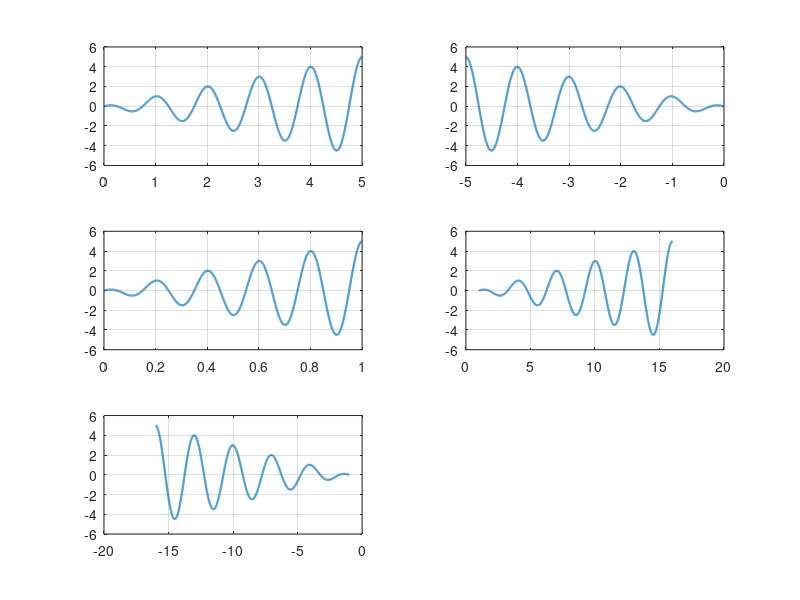

Recreate this plot in MATLAB.
t = 0:0.001:5;  
x_t = t .* cos(2*pi*t); 
subplot(3,2,1); 
plot(t, x_t, 'LineWidth', 1.5); 
grid on; 
subplot(3,2,2); 
plot(-t, x_t, 'LineWidth', 1.5); 
grid on; 
subplot(3,2,3); 
plot(t/5, x_t, 'LineWidth', 1.5); 
grid on; 
subplot(3,2,4); 
plot(1+3*t, x_t, 'LineWidth', 1.5); 
grid on; 
subplot(3,2,5); 
plot(-1-3*t, x_t, 'LineWidth', 1.5); 
grid on; 
